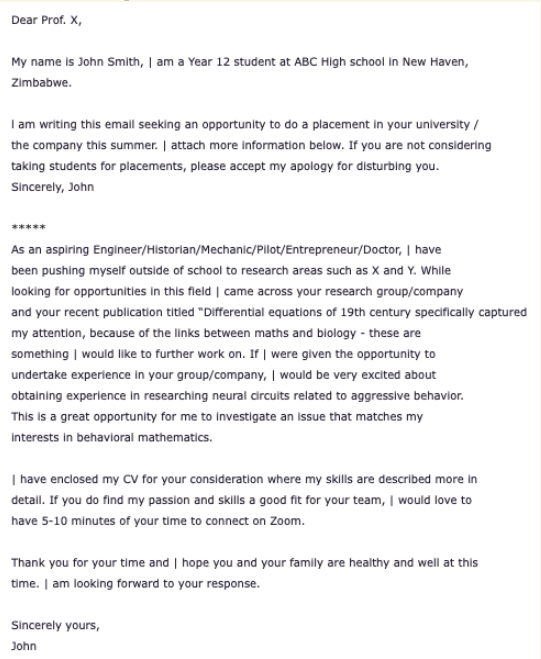
#> input picture sample_images/text.png, 541 x 659 px, found by its file name
$ jupyter execute --allow-errors main.ipynb
#> lines starting #> are read from the running program, lines starting #| are printed output that depends on the picture; after the words box and inside, x2 and y2 are one past the last pixel; in counts of white or black regions, pixels touching at a corner belong together
[cell 1]
# Import all the required packages
from tkinter import*
from tkinter import filedialog
from PIL import ImageTk, Image
import cv2
import pytesseract

[cell 2]
# Import required packages
import cv2
import pytesseract
import io

# Mention the installed location of Tesseract-OCR in your system - It's either in Program Files or Program Files x86 folder
pytesseract.pytesseract.tesseract_cmd = 'C:\\Program Files\\Tesseract-OCR\\tesseract.exe'

# Read image from which text needs to be extracted
image = cv2.imread("C:\\Users\\satic\\NLP\\sample_images\\text.png")
#> image is the input picture: shape (659, 541, 3); mean B, G, R 242.6, 241.6, 242

# Setting configurations
config = ('-l eng --oem 1 --psm 3')
# Convert the image to gray scale
gray = cv2.cvtColor(image, cv2.COLOR_BGR2GRAY)
# Performing OTSU threshold
ret, thresh1 = cv2.threshold(gray, 0, 255, cv2.THRESH_OTSU | cv2.THRESH_BINARY_INV)
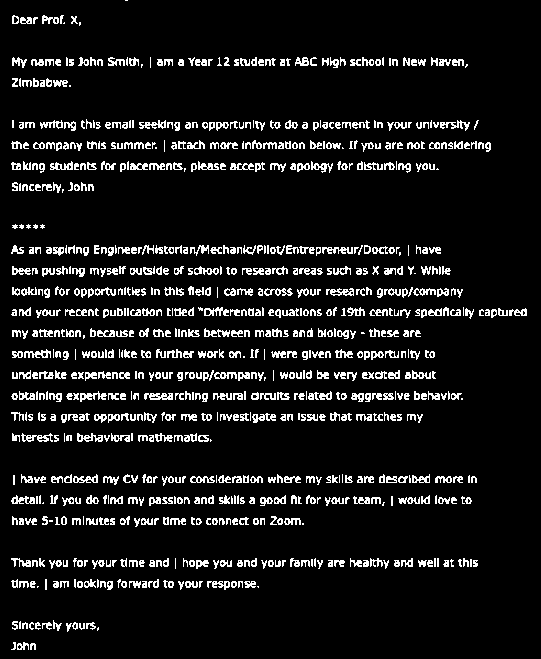
#> thresh1: shape (659, 541); 9.1% white in thin lines or dots
#> ret = 193

# Specify structure shape and kernel size.
# Kernel size increases or decreases the area
# of the rectangle to be detected.
# A smaller value like (10, 10) will detect
# each word instead of a sentence.
kernel = cv2.getStructuringElement(cv2.MORPH_RECT, (10, 10))

# Applying dilation on the threshold image
dilation = cv2.dilate(thresh1, kernel, iterations = 4)
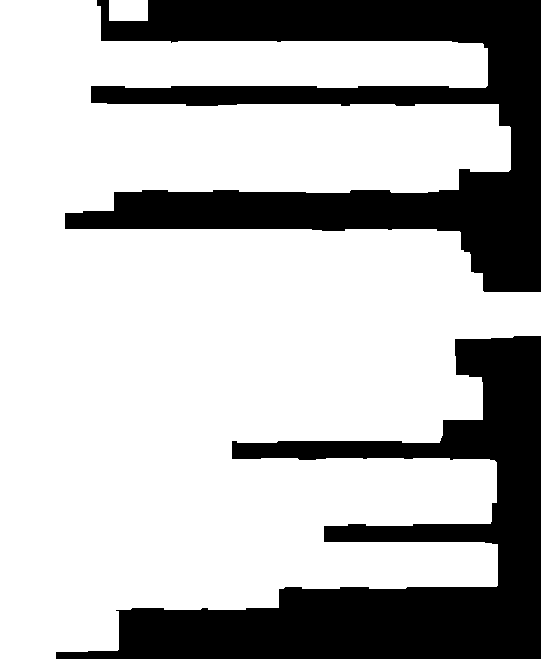
#> dilation: shape (659, 541); 71.4% white; 2 black regions

# Finding contours
contours, hierarchy = cv2.findContours(dilation, cv2.RETR_EXTERNAL,
												cv2.CHAIN_APPROX_SIMPLE)
#> contours = 2 contours; box (x1, y1, x2, y2) and area: (0, 0, 541, 659) 251191, (109, 0, 148, 21) 760
blur = cv2.GaussianBlur(gray, (9,9), 0)
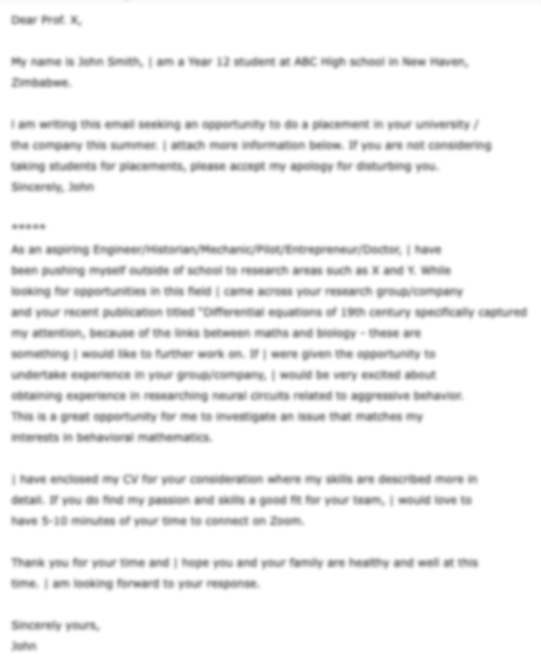
#> blur: shape (659, 541); min 147, max 255, mean 241.8
thresh = cv2.adaptiveThreshold(blur,255,cv2.ADAPTIVE_THRESH_GAUSSIAN_C, cv2.THRESH_BINARY_INV,11,30)
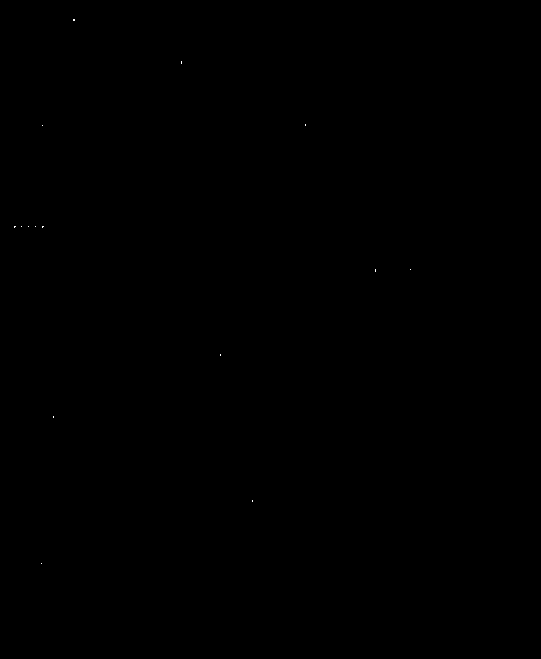
#> thresh: shape (659, 541); 0.01% white in thin lines or dots, all inside (x1, y1, x2, y2) = (14, 19, 411, 564)


# Creating a copy of image
im2 = image.copy()

# A text file is created and flushed
file = open("text.txt", "w+", encoding="utf-8")
file.write("")
file.close()

# Looping through the identified contours
# Then rectangular part is cropped and passed on
# to pytesseract for extracting text from it
# Extracted text is then written into the text file
#> (the rest of this cell did not finish here and is left out)
